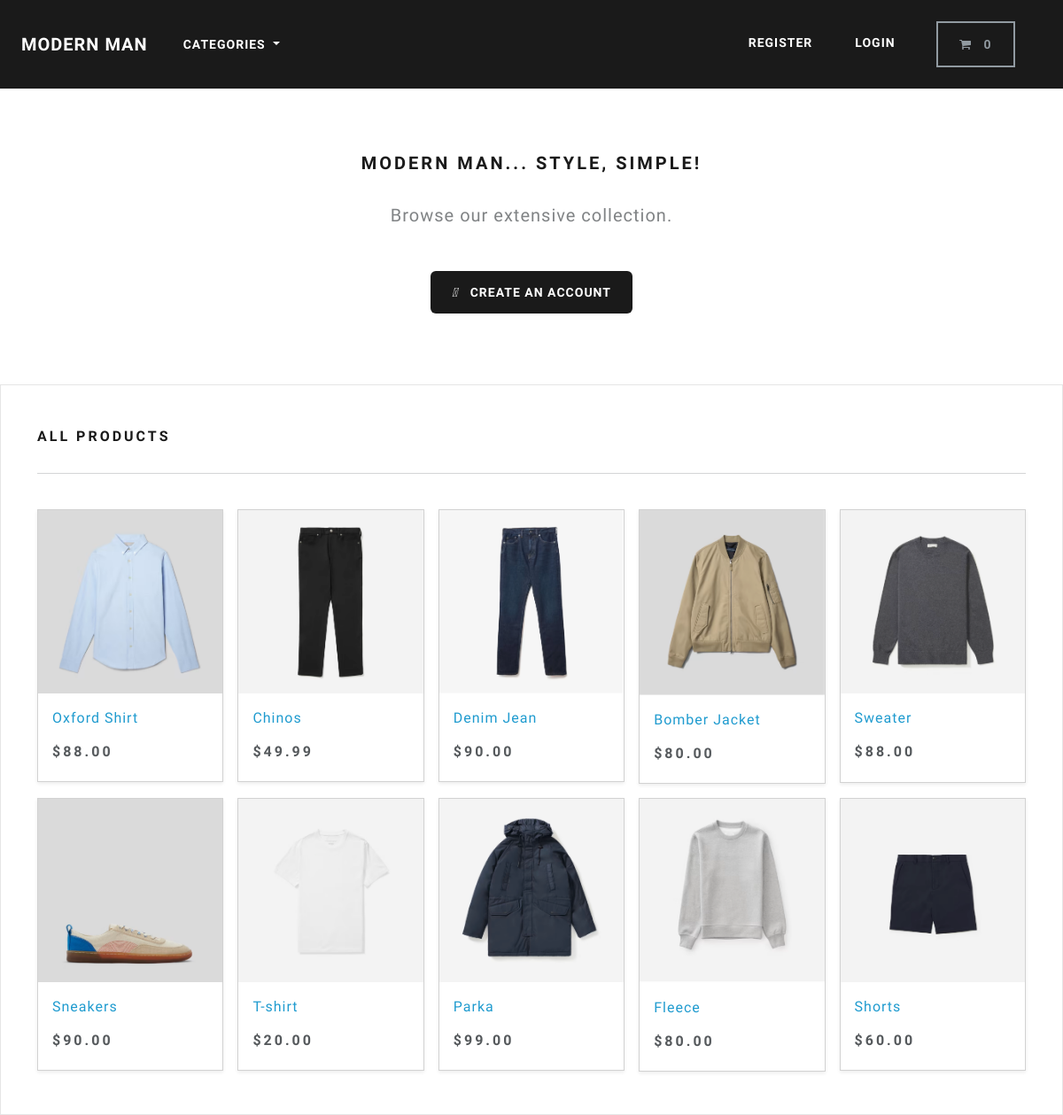
The page / on the database its author committed.
### store/models.py (models this page shows, shortened)
class Product(models.Model):
    category = models.ForeignKey(Category,related_name='product',on_delete=models.CASCADE,null=True)
    title = models.CharField(max_length=250)
    brand = models.CharField(max_length=250, default='un-branded')
    description = models.TextField(blank=True)
    slug = models.SlugField(max_length=250) #so that our products are unique!
    price = models.DecimalField(max_digits=4, decimal_places=2)
    SIZE_CHOICES = (('S','Small'),('M','Medium'),('L','Large'),('XL','Extra Large'))
    size = models.CharField(null=True, max_length=2, choices=SIZE_CHOICES)
    image = models.ImageField(upload_to='images/')
    class Meta:
        verbose_name_plural = 'products'
    def get_absolute_url(self):
        return reverse('product-info',args=[self.slug])

### store/views.py (the view)
# urls.py: path('',include('store.urls')),
def store(request):
    all_products = Product.objects.all()
    context = {'my_products':all_products}
    return render(request,'store/store.html',context)

### cart/cart.py (called while the page is built)
    def __len__(self):
        return sum(item['qty'] for item in self.cart.values())

### cart/context_processors.py (called while the page is built)
def cart(request):
    return {'cart': Cart(request)}

### store/models.py (called while the page is built)
    def get_absolute_url(self):
        return reverse('list-category',args=[self.slug])

### store/views.py (called while the page is built)
def categories(request):
    all_categories = Category.objects.all()
    return {'all_categories': all_categories}

### store/templates/store/store.html (shortened to what this page needs)
{% extends "./base.html" %}
{% load static %}
{% block content %}
    <section class="py-4 text-center container">
        <div class="row py-lg-5">
            <div class="col-lg-6 col-md-8 mx-auto">
                <h4> Modern Man... Style, simple! </h4>
                <br>
                <p class="lead text-muted">
                Browse our extensive collection.
                </p>
                <br>
                {% if user.is_authenticated %}
                 {% else %}
                <a href="{% url 'register' %}" class="btn btn-primary my-2 rounded"><i class="fa-solid fa-user-plus"></i> &nbsp; Create an account </a>
                {% endif %}
            </div>
        </div>
    </section>
    <div class="album py-5 bg-light">
        <div class="container">
          <div class="pb-3 h5"> All products </div>
          <hr>
          <br>
          <div class="row row-cols-1 row-cols-sm-2 row-cols-md-5 g-3">
            {% for product in my_products %}
              <div class="col">
                <div class="card shadow-sm">
                  <img class="img-fluid"  alt="Responsive image" src="{{product.image.url}}">
                  <div class="card-body">
                    <p class="card-text">
                      <a class="text-info text-decoration-none" href="{{ product.get_absolute_url}}">{{product.title | capfirst}}</a>
                    </p>
                    <div class="d-flex justify-content-between align-items-center">
                      <h5>${{ product.price }} </h5>
                    </div>
                  </div>
                </div>
              </div>
            {% endfor %}
          </div>
        </div>
      </div>
{% endblock %}

### rows shown on the page
Product: image (picture), title "Oxford Shirt", price "88.00"
Product: image (picture), title "Chinos", price "49.99"
Product: image (picture), title "Denim Jean", price "90.00"
Product: image (picture), title "Bomber Jacket", price "80.00"
Product: image (picture), title "Sweater", price "88.00"
Product: image (picture), title "Sneakers", price "90.00"
Product: image (picture), title "T-shirt", price "20.00"
Product: image (picture), title "Parka", price "99.00"
Product: image (picture), title "Fleece", price "80.00"
Product: image (picture), title "Shorts", price "60.00"
